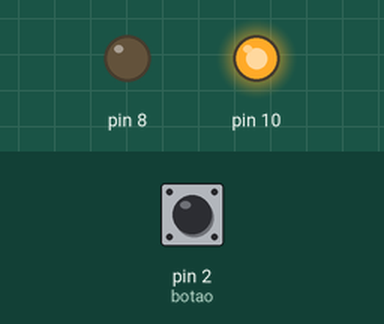
Recording of a sketch running on a simulated Arduino Uno, built with avr-gcc and run on an emulated ATmega328P. Parts: output pins drawn as LEDs (lit = HIGH). Inputs (shaded band) come from the test bench; at power-on: pin 2 (botao) HIGH.

Above: at 1.2 s.
1.3 s: pin 2 (botao) pulled LOW for 0.15 s
At 1.8 s:
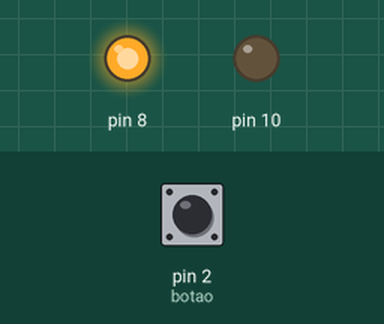
2.9 s: pin 2 (botao) pulled LOW for 1 s
At 3.6 s:
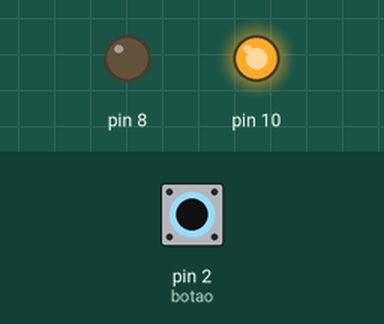
5.4 s: pin 2 (botao) pulled LOW for 3.2 s
At 6.2 s:
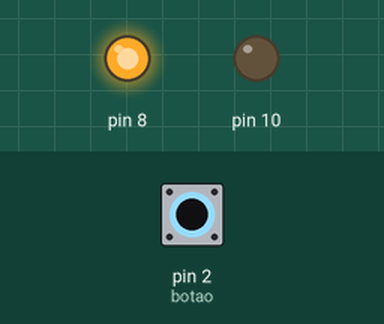
Timing chart, 0 to 8.4 s (numbered marks = the images above; inputs shaded):
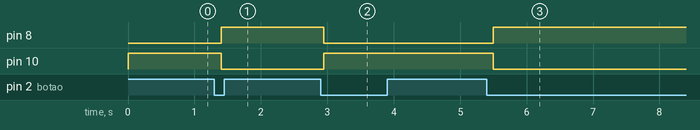

The sketch:

skatch.ino
```cpp
class Led {
  private:
    int pin;
    bool state;

  public:
    Led(int p) {
      pin = p;
      state = false;
      pinMode(pin, OUTPUT);
      digitalWrite(pin, LOW);
    }

    void on() {
      state = true;
      digitalWrite(pin, HIGH);
    }

    void off() {
      state = false;
      digitalWrite(pin, LOW);
    }

    bool isOn() {
      return state;
    }
};

class Button {
  private:
    int pin;
    bool lastStableState;
    bool lastState;
    unsigned long lastDebounceTime;
    unsigned long debounceDelay;

  public:
    Button(int p, unsigned long delayTime = 50) {
      pin = p;
      pinMode(pin, INPUT_PULLUP);
      lastStableState = HIGH;
      lastState = HIGH;
      debounceDelay = delayTime;
      lastDebounceTime = 0;
    }

    bool pressed() {
      bool reading = digitalRead(pin);

      if (reading != lastState) {
        lastDebounceTime = millis();
        lastState = reading;
      }

      if ((millis() - lastDebounceTime) > debounceDelay) {
        if (lastStableState != lastState) {
          lastStableState = lastState;
          if (lastStableState == LOW) {
            return true;
          }
        }
      }
      return false;
    }
};

Led led1(10);
Led led2(8);
Button botao(2);

void setup() {
  Serial.begin(9600);
  led1.on();
  led2.off();
}

void loop() {
  if (botao.pressed()) {
    if (led1.isOn()) {
      led1.off();
      led2.on();
    } else {
      led1.on();
      led2.off();
    }
    while (digitalRead(2) == LOW);
  }
  delay(50);
}
```

Measured:
- after the input at 1.3 s, pin 8: LOW → HIGH after 0.10 s; pin 10: HIGH → LOW after 0.10 s
- after the input at 2.9 s, pin 8: HIGH → LOW after 0.05 s; pin 10: LOW → HIGH after 0.05 s
- after the input at 5.4 s, pin 8: LOW → HIGH after 0.10 s; pin 10: HIGH → LOW after 0.10 s
